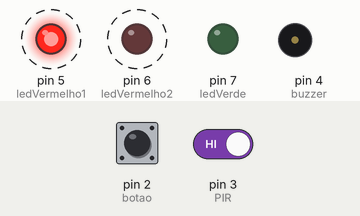
Simulated run of this sketch. Board: Arduino Uno, built with avr-gcc and run on an emulated ATmega328P. Parts: output pins drawn as LEDs (lit = HIGH), buzzer (waves = sounding). Dashed ring = blinking. The inputs (shaded band) are chosen by the test bench; at power-on: pin 3 (PIR) HIGH, pin 2 (botao) LOW.

Above: at 1.4 s.
1.5 s: pin 3 (PIR) driven LOW
At 3.0 s:
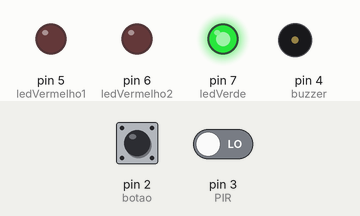
3.3 s: pin 3 (PIR) driven HIGH
At 3.45 s:
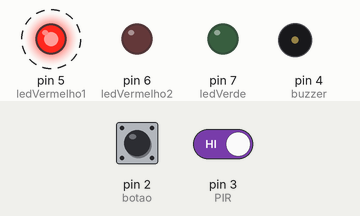
6.5 s: pin 2 (botao) pulled HIGH for 1 s
At 7.35 s:
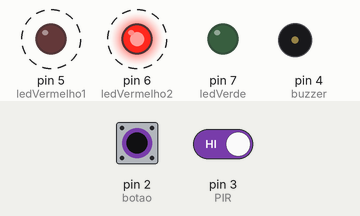
10.2 s: pin 2 (botao) pulled HIGH for 0.35 s
At 10.35 s:
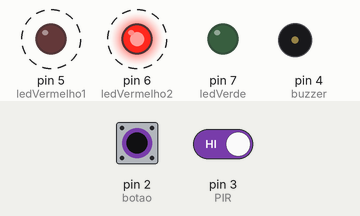
Timing chart, 0 to 14.4 s (numbered marks = the images above; inputs shaded):
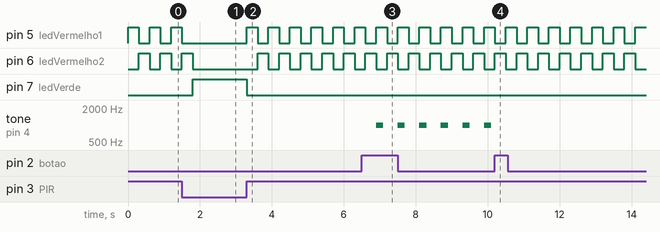

Measured:
- after the input at 1.5 s, pin 5 (ledVermelho1): goes on until 1.5 s, then stays LOW; pin 6 (ledVermelho2): goes on until 1.8 s, then stays LOW; pin 7 (ledVerde): LOW → HIGH after 0.30 s
- after the input at 3.3 s, pin 5 (ledVermelho1): alternates HIGH for 0.30 s and LOW for 0.30 s, starting at once; pin 6 (ledVermelho2): alternates HIGH for 0.30 s and LOW for 0.30 s, starting after 0.30 s; pin 7 (ledVerde): HIGH → LOW at once
- after the input at 6.5 s, tone on pin 4 (buzzer): alternates 1000 Hz for 0.20 s and silent for 0.40 s, starting after 0.40 s
- after the input at 10.2 s, tone on pin 4 (buzzer): stops changing and stays silent
- by itself, pin 5 (ledVermelho1), pin 6 (ledVermelho2): alternates HIGH for 0.30 s and LOW for 0.30 s

The sketch:

projeto-sensor-e-alarme.ino
```cpp
// Programa : Sensor de presenca com modulo PIR e Buzzer
// Autor : Diogo Gomes Pinheiro

#define botao 2        // Define o Botão no Pino 2
#define PIR 3          // Define o PIR(Sensor de presensa) no Pino 3
#define buzzer 4       // Define o Buzzer no Pino 4
#define ledVermelho1 5 // Define o pino do LED Vermelho(1) no Pino 5
#define ledVermelho2 6 // Define o pino do LED Vermelho(2) no Pino 6
#define ledVerde 7     // Define o pino do LED Verde no Pino 7

int PIREstado;         // Variavel para verificar o estado do PIR
long UltimoTempo = 0;       // Pega o Ultimo tempo apertado do Botao
int EstadoDoBotao = LOW;    // Pega o Ultimo estado do Botao
int filtro = 300;           // Filtra o ruido do botao 300 millseconds voce poder mudar
int pegaValorDoBotao = LOW; // Set o valor Atual do botao como desligado

void setup()
{
  //Serial.begin(9600);
  pinMode(ledVermelho1, OUTPUT); // Define o LED Vermelho(1) como SAIDA
  pinMode(ledVermelho2, OUTPUT); // Define o LED Vermelho(2) como SAIDA
  pinMode(ledVerde, OUTPUT);     // Define o LED Verde como SAIDA
  pinMode(buzzer, OUTPUT);       // Define o Buzzer como SAIDA

  pinMode(botao, INPUT); // Define o botao como ENTRADA
  pinMode(PIR, INPUT);   // Define o PIR como ENTRADA
}

void loop()
{
  PIREstado = digitalRead(PIR); // Ler o Valor do PIR
  pegaValorDoBotao = digitalRead(botao); // Pega o valor atual do botao
  //Serial.println("Valor do Botão: " + String(pegaValorDoBotao));

  if ((pegaValorDoBotao == HIGH) && ((millis() - UltimoTempo) > filtro))
  {
    /*  Aki esta o pulo do gato!
     *  Verifico se vc apertou o botao, e verifico na mesma condicao se
     *  millis() = cronometro interno do arduino menos o Ultimoperiodo for maior que o ruido
     *  esta condicao vai ser sempre verdadeira.
     */

    if (EstadoDoBotao == HIGH)
    {
      EstadoDoBotao = LOW;
    }
    else
    {
      EstadoDoBotao = HIGH;
    }
    UltimoTempo = millis();
    //Serial.println("Estado do Botão: " + String(EstadoDoBotao));
  }
  //Aqui verifico o estado o Sensor de Presença
  if (PIREstado == LOW) // Sem movimento, mantem LED Verde ligado
  {
    digitalWrite(ledVermelho1, LOW);
    digitalWrite(ledVermelho2, LOW);
    digitalWrite(ledVerde, HIGH);
  }
  else /*Caso seja detectado um movimento, aciona o LED Vermelho(1 e 2) alternando
        * e caso o Botão tenha sido apertado o Buzzer toca ou não.
        */
  {
    Botao(EstadoDoBotao);
    digitalWrite(ledVerde, LOW);
    digitalWrite(ledVermelho1, HIGH);
    digitalWrite(ledVermelho2, LOW);
    delay(300);
    digitalWrite(ledVermelho1, LOW);
    digitalWrite(ledVermelho2, HIGH);
    delay(300);
  }
  pegaValorDoBotao = digitalRead(botao); // Pega o valor atual do botao
}

void Botao(int estado)
{
  if (estado == HIGH)
  {
    Sirene(1000);
  }
}
void Sirene(int frequencia)
{
  int duracao = 200;
  tone(buzzer, frequencia, duracao);
}
```
